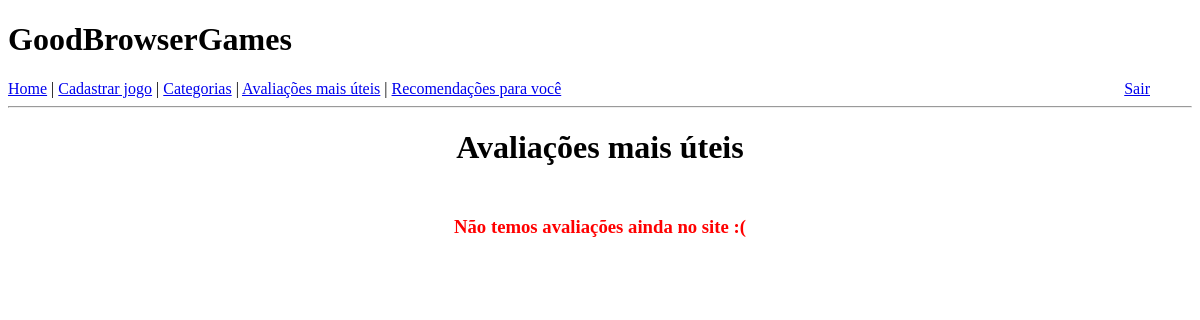
Page /avaliacoes-mais-uteis (signed in) on the earlier database version.
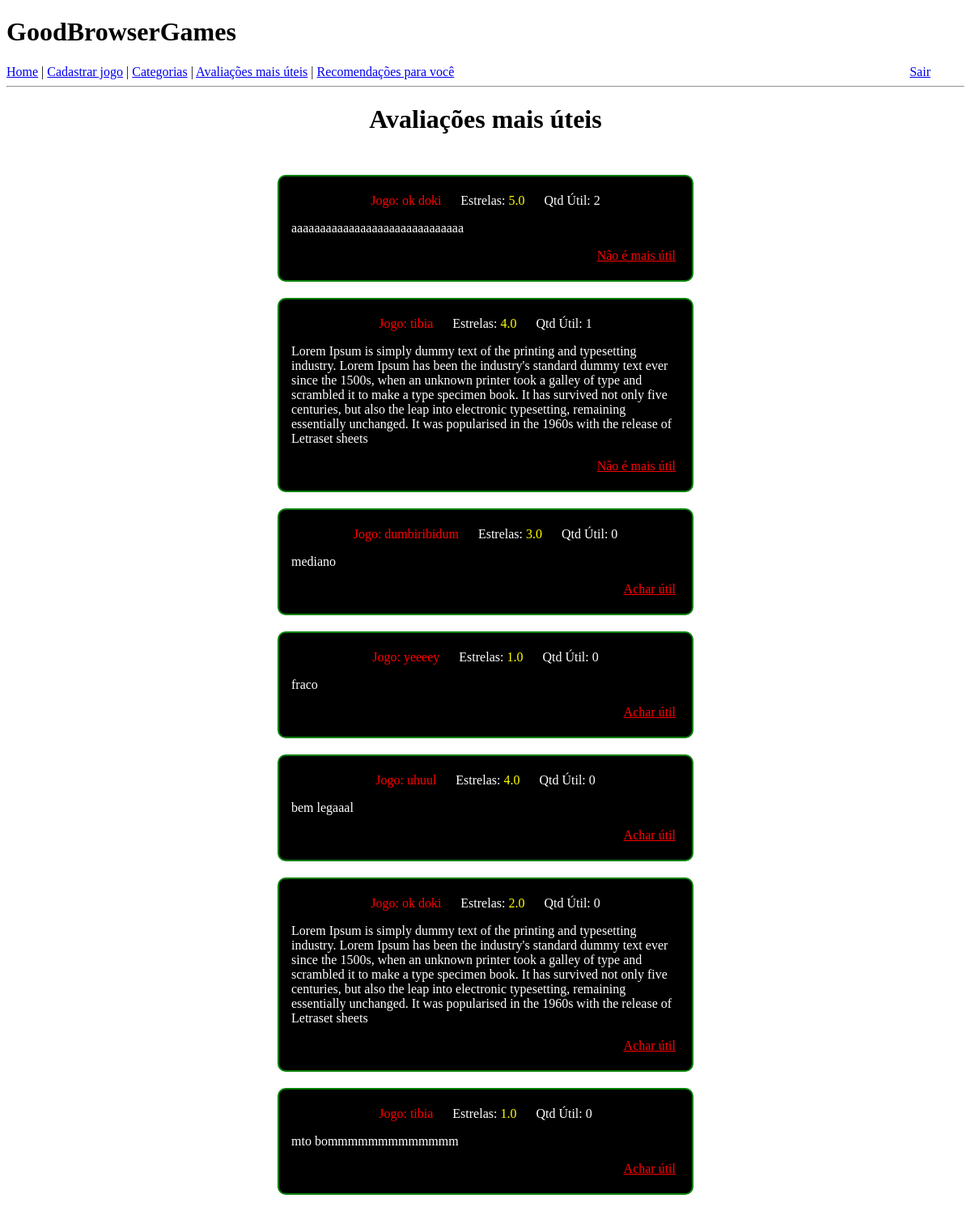
Same page on the later database version.
### app/models.py (models this page shows)
class Jogo(db.Model):
    id = db.Column(db.Integer, primary_key=True)
    nome = db.Column(db.String(128), index=True, )
    categoria = db.Column(db.String(64), index=True)
    url_jogo = db.Column(db.String, index=True)
    url_video = db.Column(db.String, index=True)
    url_imagem = db.Column(db.String, index=True)
    descricao = db.Column(db.String, index=True)

class Avaliacao(db.Model):
    id = db.Column(db.Integer, primary_key=True)
    estrelas = db.Column(db.Float, index=True)
    texto = db.Column(db.String(255))
    qnt_util = db.Column(db.Integer, index=True, default=0)
    user_id = db.Column(db.Integer, db.ForeignKey('user.id'))
    jogo_id = db.Column(db.Integer, db.ForeignKey('jogo.id'))

### app/routes.py (the view)
@app.route("/avaliacoes-mais-uteis", methods=["GET", "POST"])
def avaliacoes_mais_uteis():
    avaliacoes = list(Avaliacao.query.order_by(Avaliacao.qnt_util.desc()))
    avals_e_jogos = {}
    ids_avaliacoes_uteis_usuario = None
    if avaliacoes:
        avaliacoes_ids = [a.id for a in avaliacoes]
        user_id_expression = VotoUtil.user_id.in_([current_user.id])
        in_expression = VotoUtil.avaliacao_id.in_(avaliacoes_ids)
        votos_util_usuario = list(VotoUtil.query.filter(user_id_expression, in_expression))
        ids_avaliacoes_uteis_usuario = [v.avaliacao_id for v in votos_util_usuario]
        for aval in avaliacoes:
            jogo = Jogo.query.filter_by(id=aval.jogo_id).first()
            avals_e_jogos[aval] = jogo.nome
    return render_template("avaliacoes_mais_uteis.html", avals_e_jogos=avals_e_jogos, avals_uteis_ids=ids_avaliacoes_uteis_usuario)

### app/models.py (called while the page is built)
@login.user_loader
def load_user(id):
    return User.query.get(int(id))

### app/templates/avaliacoes_mais_uteis.html (shortened to what this page needs)
{% extends "base.html" %}
{% block content %}
    <div id="container">
        <h1 style="margin-bottom: 50px;">Avaliações mais úteis</h1>
        {% if avals_e_jogos %}
            {% for avaliacao, nome_jogo in avals_e_jogos.items() %}
            <div class="box-avaliacao">
                <p>
                    <span style="color: red; margin-right: 20px;">Jogo: {{ nome_jogo }}</span>
                    Estrelas: <span style="color: yellow; margin-right: 20px;">{{ avaliacao.estrelas }}</span>
                    Qtd Útil: {{ avaliacao.qnt_util }}
                </p>
                <p style="text-align: left; margin: 10px;">{{ avaliacao.texto }}</p>
                {% if avaliacao.id in avals_uteis_ids %}
                    <p class="botao-util"><a href="/tirar-util/{{avaliacao.id}}/2">Não é mais útil</a></p>
                {% else %}
                    <p class="botao-util"><a href="/achar-util/{{avaliacao.id}}/2">Achar útil</a></p>
                {% endif %}
            </div>
            {% endfor %}
        {% else %}
            <h3 style="color: red;">Não temos avaliações ainda no site :(</h3>
        {% endif %}
    </div>
{% endblock %}

Differences in the rows shown:
added Jogo: nome "ok doki", estrelas "5.0", qnt_util "2", texto "aaaaaaaaaaaaaaaaaaaaaaaaaaaaaa", estrelas "2.0", qnt_util "0", texto "Lorem Ipsum is simply dummy text of the printing and typesetting industry. Lorem Ipsum has been the industry's standard dummy text ever since the 1500s, when an unknown printer took a galley of type and scrambled it to make a type specimen book. It has survived not only five centuries, but also the leap into electronic typesetting, remaining essentially unchanged. It was popularised in the 1960s with the release of Letraset sheets"
now on this page (row unchanged): Jogo: nome "tibia", estrelas "4.0", qnt_util "1", texto "Lorem Ipsum is simply dummy text of the printing and typesetting industry. Lorem Ipsum has been the industry's standard dummy text ever since the 1500s, when an unknown printer took a galley of type and scrambled it to make a type specimen book. It has survived not only five centuries, but also the leap into electronic typesetting, remaining essentially unchanged. It was popularised in the 1960s with the release of Letraset sheets", estrelas "1.0", qnt_util "0", texto "mto bommmmmmmmmmmmm"
added Jogo: nome "dumbiribidum", estrelas "3.0", qnt_util "0", texto "mediano"
added Jogo: nome "yeeeey", estrelas "1.0", qnt_util "0", texto "fraco"
added Jogo: nome "uhuul", estrelas "4.0", qnt_util "0", texto "bem legaaal"
Other differences:
text no longer shown: "Não temos avaliações ainda no site :("
